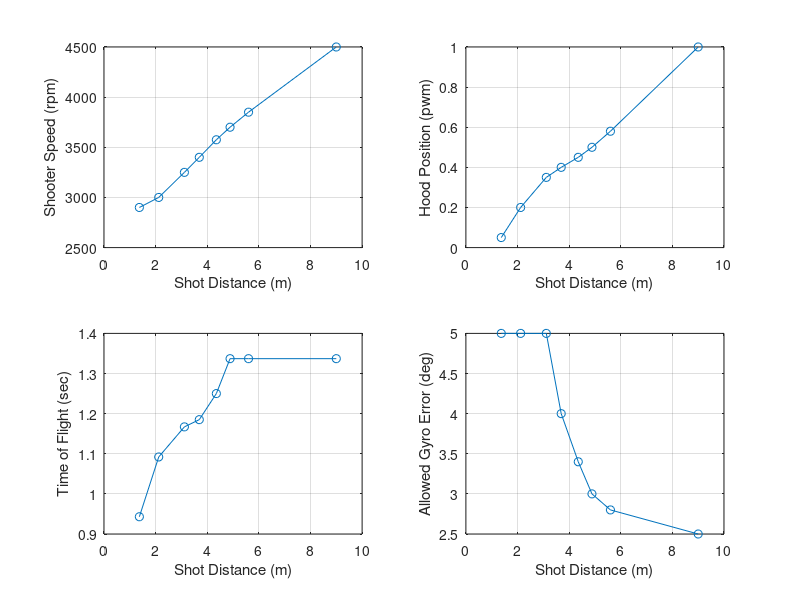

Reproduce this figure in MATLAB.
%% Output Overrides
TEST_Output_Override_Flag = 0;
TEST_Transfer_Motor_DC_OV = 0;
TEST_Feeder_Motor_DC_OV = 0;
TEST_Shooter_Motor_DC_Left_OV = 0;
TEST_Shooter_Motor_DC_Center_OV = 0;
TEST_Shooter_Motor_DC_Right_OV = 0;
TEST_Desired_Hood_Enable_OV = 0;
TEST_Desired_Hood_Pos_OV = 0.05;
TEST_Intake_Arm_Motor_DC_OV = 0;
TEST_Intake_Roller_Motor_DC_OV = 0;

%% Field Element Position Data
Field_BlueAllianceZoneX = 182.11*0.0254;            % Meters
Field_RedAllianceZoneX = (651.22-182.11)*0.0254;    % Meters
Field_Blue_Hub_X = 182.11*0.0254;             % Meters
Field_Blue_Hub_Y = 158.84*0.0254;             % Meters
Field_Red_Hub_X =  (651.22-182.11)*0.0254;    % Meters
Field_Red_Hub_Y =  158.84*0.0254;             % Meters

%% Shooting Control Data
% Targets
Rebuilt_Transfer_Minimum_Factor = 0.8;
Rebuilt_Target_Transfer_Speed = 4000;   % rpm
Rebuilt_Negative_Feeder_Speed = -1000;
Rebuilt_Target_Feeder_Speed = Rebuilt_Target_Transfer_Speed*0.84;  % rpm
% (the 0.84 factor sets feeder belt linear speed to match transfer wheel surface linear speed)
% Assumes 4 inch diameter transfer wheels and 24 tooth pulleys driving the belts

% Condition Checks
Rebuilt_Shoot_Robot_Velocity_Max = 1;   % meter/second
Rebuilt_Shoot_Motor_Max_Error = 100;    % rpm
Rebuilt_Shoot_Hood_Pos_Max_Error = 0.03;    % pwm position

% Iteration error target threshold
Rebuilt_Shoot_Target_Error_Thresh = 0.1;    % Meters

Rebuilt_Des_Gyro_Shoot_Offset = -1;  % Degrees

% Distance (m)
Rebuilt_Shoot_Dist_0 = 1.370;
Rebuilt_Shoot_Dist_1 = 2.120;
Rebuilt_Shoot_Dist_2 = 3.115;
Rebuilt_Shoot_Dist_3 = 3.692;
Rebuilt_Shoot_Dist_4 = 4.353;
Rebuilt_Shoot_Dist_5 = 4.884;
Rebuilt_Shoot_Dist_6 = 5.6;
Rebuilt_Shoot_Dist_7 = 9; %6.5;

% Desired_Shooter_Motor_Speed (rpm)
Rebuilt_Shoot_Shooter_Spd_0 = 2900;
Rebuilt_Shoot_Shooter_Spd_1 = 3000;
Rebuilt_Shoot_Shooter_Spd_2 = 3250;
Rebuilt_Shoot_Shooter_Spd_3 = 3400;
Rebuilt_Shoot_Shooter_Spd_4 = 3575;
Rebuilt_Shoot_Shooter_Spd_5 = 3700;
Rebuilt_Shoot_Shooter_Spd_6 = 3850;
Rebuilt_Shoot_Shooter_Spd_7 = 4500;

% Desired Hood Position (pwm)
Rebuilt_Shoot_Hood_Pos_0 = 0.05;
Rebuilt_Shoot_Hood_Pos_1 = 0.20;
Rebuilt_Shoot_Hood_Pos_2 = 0.35;
Rebuilt_Shoot_Hood_Pos_3 = 0.4;
Rebuilt_Shoot_Hood_Pos_4 = 0.45;
Rebuilt_Shoot_Hood_Pos_5 = 0.5;
Rebuilt_Shoot_Hood_Pos_6 = 0.58;
Rebuilt_Shoot_Hood_Pos_7 = 1;

% Time of Flight (sec)
Rebuilt_Shoot_TOF_0 = 0.943;
Rebuilt_Shoot_TOF_1 = 1.092;
Rebuilt_Shoot_TOF_2 = 1.167;
Rebuilt_Shoot_TOF_3 = 1.185;
Rebuilt_Shoot_TOF_4 = 1.250;
Rebuilt_Shoot_TOF_5 = 1.337;
Rebuilt_Shoot_TOF_6 = 1.337;
Rebuilt_Shoot_TOF_7 = 1.337;

% Allowed Gyro Error (degrees ... convert to radians in model)
Rebuilt_Shoot_Gyro_Err_0 = 5;
Rebuilt_Shoot_Gyro_Err_1 = 5;
Rebuilt_Shoot_Gyro_Err_2 = 5;
Rebuilt_Shoot_Gyro_Err_3 = 4;
Rebuilt_Shoot_Gyro_Err_4 = 3.4;
Rebuilt_Shoot_Gyro_Err_5 = 3;
Rebuilt_Shoot_Gyro_Err_6 = 2.8;
Rebuilt_Shoot_Gyro_Err_7 = 2.5;

% PLOT TABLES
    plot_dist     = [Rebuilt_Shoot_Dist_0 Rebuilt_Shoot_Dist_1 Rebuilt_Shoot_Dist_2 Rebuilt_Shoot_Dist_3 Rebuilt_Shoot_Dist_4 Rebuilt_Shoot_Dist_5 Rebuilt_Shoot_Dist_6 Rebuilt_Shoot_Dist_7];
    plot_shooter  = [Rebuilt_Shoot_Shooter_Spd_0 Rebuilt_Shoot_Shooter_Spd_1 Rebuilt_Shoot_Shooter_Spd_2 Rebuilt_Shoot_Shooter_Spd_3 Rebuilt_Shoot_Shooter_Spd_4 Rebuilt_Shoot_Shooter_Spd_5 Rebuilt_Shoot_Shooter_Spd_6 Rebuilt_Shoot_Shooter_Spd_7];
    plot_hood     = [Rebuilt_Shoot_Hood_Pos_0 Rebuilt_Shoot_Hood_Pos_1 Rebuilt_Shoot_Hood_Pos_2 Rebuilt_Shoot_Hood_Pos_3 Rebuilt_Shoot_Hood_Pos_4 Rebuilt_Shoot_Hood_Pos_5 Rebuilt_Shoot_Hood_Pos_6 Rebuilt_Shoot_Hood_Pos_7];
    plot_tof      = [Rebuilt_Shoot_TOF_0 Rebuilt_Shoot_TOF_1 Rebuilt_Shoot_TOF_2 Rebuilt_Shoot_TOF_3 Rebuilt_Shoot_TOF_4 Rebuilt_Shoot_TOF_5 Rebuilt_Shoot_TOF_6 Rebuilt_Shoot_TOF_7];
    plot_gyro_err = [Rebuilt_Shoot_Gyro_Err_0 Rebuilt_Shoot_Gyro_Err_1 Rebuilt_Shoot_Gyro_Err_2 Rebuilt_Shoot_Gyro_Err_3 Rebuilt_Shoot_Gyro_Err_4 Rebuilt_Shoot_Gyro_Err_5 Rebuilt_Shoot_Gyro_Err_6 Rebuilt_Shoot_Gyro_Err_7];
    
    figure(1)
    subplot(2,2,1)
    plot(plot_dist,plot_shooter,'-o')
    xlabel('Shot Distance (m)')
    ylabel('Shooter Speed (rpm)')
    grid on
    
    subplot(2,2,2)
    plot(plot_dist,plot_hood,'-o')
    xlabel('Shot Distance (m)')
    ylabel('Hood Position (pwm)')
    grid on
    
    subplot(2,2,3)
    plot(plot_dist,plot_tof,'-o')
    xlabel('Shot Distance (m)')
    ylabel('Time of Flight (sec)')
    grid on
    
    subplot(2,2,4)
    plot(plot_dist,plot_gyro_err,'-o')
    xlabel('Shot Distance (m)')
    ylabel('Allowed Gyro Error (deg)')
    grid on
    
    % need to clear from workspace so not included in code generation
    clear plot_dist plot_shooter plot_hood plot_tof plot_gyro_err

% Control Parameters to Calculate Duty Cycle
Rebuilt_Feeder_Motor_Gain_FF = 1/7854;

Rebuilt_Transfer_Motor_Gain_FF = 1/7854;
Rebuilt_Transfer_Motor_Gain_P = 0.0001;
Rebuilt_Transfer_Motor_Gain_I = 0.001*0.02;
Rebuilt_Transfer_Error_Integral_Enable = 300;

Rebuilt_Shooter_Motor_Gain_FF = 1/6048;
Rebuilt_Shooter_Motor_Gain_P = 0.0005;
Rebuilt_Shooter_Motor_Gain_I = 0.001*0.02;
Rebuilt_Shooter_Error_Integral_Enable = 300;

% Hood Position Servo Properties
Rebuilt_Hood_Servo_Pos_Min = 0.05;
Rebuilt_Hood_Servo_Pos_Max = 1;
Rebuilt_Hood_Servo_Rate_Limit_Inc = 32/50*0.02;   % no load 32 mm/sec, total stroke 50 mm
Rebuilt_Hood_Servo_Rate_Limit_Dec = -Rebuilt_Hood_Servo_Rate_Limit_Inc;

%% Intake
Rebuilt_Intake_Des_Angle_In = 0;
Rebuilt_Intake_Des_Angle_Out = 90;
Rebuilt_Intake_Cycle_Angle_In = 20;
Rebuilt_Intake_Cycle_Angle_Out = 70;

Rebuilt_Intake_Arm_Gain_P = 0;
Rebuilt_Intake_Arm_Gain_I = 0;
Rebuilt_Intake_Arm_Gain_D = 0;
Rebuilt_Intake_Arm_Integral_Enable = 0;

Rebuilt_Roller_Desired_Speed = 0;
Rebuilt_Roller_Motor_Gain_FF = 0;
Rebuilt_Roller_Motor_Gain_P = 0;
Rebuilt_Roller_Motor_Gain_I = 0;
Rebuilt_Roller_Error_Integral_Enable = 0;
